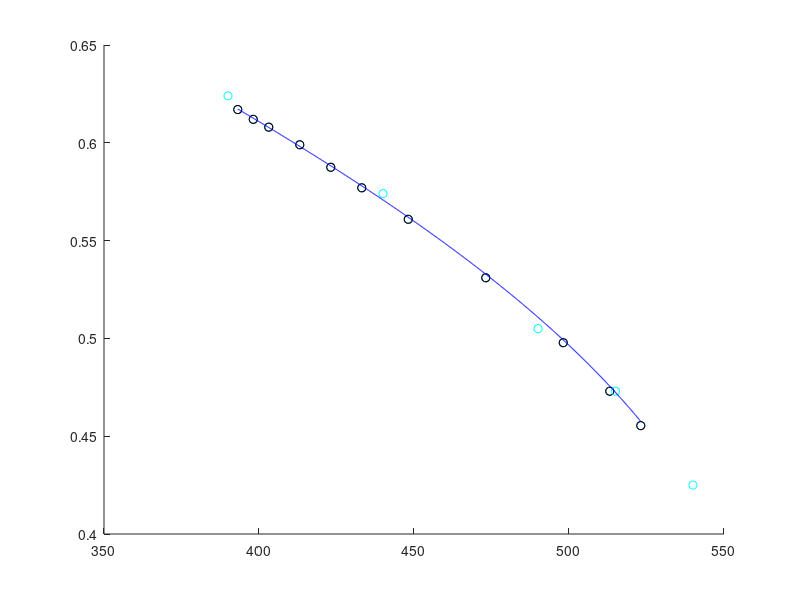

Source code (MATLAB): (Note: this script raises an error after producing the figure.)
clear

MW = 114.23;

DIPPR_exp = [0.616993928 0.611990719 0.607992721 0.598991513 0.587488701 0.589990306 0.57999531 0.5769911 0.568995104 0.560896302 0.557994897 0.54598948 0.531288269 0.533995485 0.530991275 0.511995072 0.508990862 0.497796467 0.494997869 0.478994453 0.472997456 0.455394841 0.45999825 0.437997837 0.410994215]; 
Temp_exp = [393.15 398.15 403.15 413.15 423.15 423.15 433.15 433.15 443.15 448.15 453.15 463.15 473.15 473.15 473.15 483.15 493.15 498.15 503.15 513.15 513.15 523.15 523.15 533.15 543.15]; 
Temp_TRC = [393.15 403.15 413.15 423.15 433.15 443.15 453.15 463.15 473.15 483.15 493.15 503.15 513.15 523.15 533.15 543.15];
TRC = [0.616993928	0.607615766	0.597997725	0.588094112	0.5777907	0.567190293	0.555995898	0.544287475	0.531893681	0.518688864	0.504490259	0.489297865	0.474493849	0.455988829	0.434993627	0.407990005];
Temp_acc = [393.15 398.15 403.15 413.15 423.15 433.15 448.15 473.15 498.15 513.15 523.15 543.15];
LDN_acc = [0.616993928 0.611990719 0.607992721 0.598991513 0.587488701 0.5769911 0.560896302 0.530991275 0.497796467 0.472997456 0.455394841 0.410994215];

Temp_sim = [390 440 490 515 540];
TraPPE = [0.624 0.574 0.505 0.473 0.425];

DIPPR_TC = 569;
beta = 0.32;

n_sim = length(Temp_sim);

% DIPPR_exp = DIPPR_exp(Temp_exp<535);
% Temp_exp = Temp_exp(Temp_exp<535);
% DIPPR_exp = DIPPR_exp(Temp_exp~=483.15);
% Temp_exp = Temp_exp(Temp_exp~=483.15);

% DIPPR_exp = TRC;
% Temp_exp = Temp_TRC;

% LDN_acc = [LDN_acc DIPPR_exp(length(DIPPR_exp)-1)];
% Temp_acc = [Temp_acc Temp_exp(length(Temp_exp)-1)];

DIPPR_exp = LDN_acc;
Temp_exp = Temp_acc;

DIPPR_exp = DIPPR_exp(Temp_exp<540);
Temp_exp = Temp_exp(Temp_exp<540);

hold
scatter(Temp_exp,DIPPR_exp)
hold

Parameters_C = [0.213240223 568.6487323 2.254331272 -1.285838279 0.584843942 -0.127688134]; % Fit to all the rho_L data

Funke_fit = Parameters_C;

Funke_hat = @(b,T) b(1) * exp(b(3)*(1-T/b(2)).^0.329 + b(4)*(1-T/b(2)).^(4/6)+b(5)*(1-T/b(2)).^(8/6) + b(6)*(1-T/b(2)).^(19/6));

LDN_Funke = @(T) Funke_hat(Funke_fit,T);

Temp_plot = linspace(min(Temp_exp),max(Temp_exp),1000);

LDN_Funke_exp = LDN_Funke(Temp_exp);
LDN_Funke_Sim = LDN_Funke(Temp_sim);

LDN_Funke_plot = LDN_Funke(Temp_plot);

SSE_Funke = sum((DIPPR_exp'-LDN_Funke_exp').^2); % Non-weighted approach

 p = 6;
 n = length(Temp_exp);
 
 sigma2_exp = SSE_Funke/(n-p);
 
 alpha = 0.95;

 RHS_Funke = SSE_Funke * (1 + (p/(n-p))*finv(alpha,p,n-p));
 
hold
scatter(Temp_exp,DIPPR_exp,'k')
% scatter(Temp_TRC,TRC,'r')
scatter(Temp_sim,TraPPE,'c')
plot(Temp_plot,LDN_Funke_plot,'b')
hold

Temp = Temp_sim;

% 100 randomly chosen locations with 8 replicates
epsilon_100 = [45.40884	45.37957	45.38616	45.37711	45.38838	45.35758	45.35996	45.34644	45.37518	45.37309	45.40273	45.35886	45.34655	45.40764	45.41076	45.38745	45.36350	45.38083	45.41063	45.40379	45.41809	45.33494	45.40000	45.41825	45.33462	45.41090	45.33233	45.34106	45.36191	45.43153	45.40245	45.43357	45.44398	45.33853	45.44771	45.40194	45.41017	45.41000	45.39398	45.34691	45.31803	45.34011	45.30529	45.32000	45.42571	45.37976	45.35507	45.44470	45.42523	45.34525	45.30643	45.44310	45.32341	45.42733	45.31954	45.41879	45.41837	45.43607	45.43248	45.41599	45.32500	45.43849	45.33600	45.34410	45.46526	45.46165	45.34519	45.29049	45.29342	45.36015	45.39076	45.33500	45.30967	45.34635	45.44215	45.48498	45.45997	45.37082	45.45517	45.46296	45.28905	45.36026	45.45241	45.41415	45.38994	45.41983	45.28029	45.41215	45.31000	45.29992	45.39155	45.28848	45.45845	45.47209	45.46198	45.38482	45.31029	45.28229	45.36676	45.44062];
sigma_100 = [3.972541	3.974855	3.973226	3.973240	3.974336	3.975679	3.977363	3.977071	3.976392	3.977034	3.973629	3.976570	3.975697	3.974492	3.973249	3.974983	3.975280	3.975974	3.973754	3.972930	3.974085	3.975507	3.977000	3.971767	3.977946	3.972021	3.977604	3.978225	3.974127	3.973269	3.971336	3.970519	3.970995	3.975328	3.971354	3.970861	3.971395	3.976000	3.971507	3.973799	3.978380	3.979455	3.978238	3.979500	3.971188	3.972613	3.978801	3.972032	3.975293	3.979073	3.977904	3.973738	3.977019	3.974975	3.976685	3.975156	3.976013	3.973636	3.970850	3.971042	3.979000	3.975800	3.973999	3.974121	3.969485	3.972277	3.980495	3.977055	3.980106	3.979788	3.977849	3.980000	3.975864	3.979963	3.974118	3.970191	3.969132	3.978782	3.972732	3.971327	3.980479	3.972262	3.968980	3.969873	3.970506	3.970308	3.980156	3.969299	3.979000	3.981346	3.970187	3.979473	3.973584	3.969331	3.970886	3.971184	3.980181	3.980611	3.971189	3.969111];

% The next 53 samples
epsilon_53 = [45.29073	45.30091	45.30504	45.31000	45.31024	45.31689	45.32000	45.32056	45.32194	45.32225	45.33022	45.33335	45.33860	45.34000	45.34324	45.34430	45.34499	45.35252	45.35267	45.35274	45.35347	45.35359	45.35524	45.35633	45.35991	45.36498	45.36735	45.36958	45.36970	45.37108	45.37109	45.37500	45.37543	45.37691	45.38000	45.39041	45.39079	45.39243	45.39262	45.40044	45.40525	45.41000	45.41567	45.41640	45.42500	45.42501	45.42646	45.42920	45.42953	45.44000	45.44027	45.44554	45.44609];
sigma_53 =[3.977785	3.975229	3.973450	3.974500	3.976516	3.971212	3.975000	3.973391	3.970486	3.971587	3.973818	3.971073	3.971643	3.972500	3.969242	3.976143	3.968128	3.971619	3.974684	3.973447	3.972909	3.970130	3.967745	3.968289	3.966879	3.969984	3.972463	3.969054	3.968175	3.973979	3.969812	3.966000	3.974642	3.972142	3.967000	3.973991	3.968126	3.969228	3.965046	3.967212	3.966481	3.968000	3.967047	3.966306	3.969000	3.965926	3.965445	3.967455	3.967980	3.967000	3.965003	3.968872	3.964125];

eps_ext = [45.37957	45.37711	45.35758	45.35996	45.37309	45.35886	45.34655	45.40764	45.41076	45.38745	45.36350	45.38083	45.41809	45.33494	45.33462	45.41090	45.34106	45.36191	45.40245	45.43357	45.33853	45.40194	45.41017	45.42571	45.32341	45.31954	45.43248	45.41599	45.30967	45.36026	45.41983	45.39155	45.38482	45.31000	45.31024	45.32000	45.32056	45.33022	45.33335	45.35274	45.35347	45.35359	45.36498	45.36958	45.39079	45.39243	45.40525	45.41640	45.42500	45.42920	45.42953	45.44554];
sig_ext = [3.974855	3.973240	3.975679	3.977363	3.977034	3.976570	3.975697	3.974492	3.973249	3.974983	3.975280	3.975974	3.974085	3.975507	3.977946	3.972021	3.978225	3.974127	3.971336	3.970519	3.975328	3.970861	3.971395	3.971188	3.977019	3.976685	3.970850	3.971042	3.975864	3.972262	3.970308	3.970187	3.971184	3.974500	3.976516	3.975000	3.973391	3.973818	3.971073	3.973447	3.972909	3.970130	3.969984	3.969054	3.968126	3.969228	3.966481	3.966306	3.969000	3.967455	3.967980	3.968872];

epsilon = [epsilon_100 epsilon_53];
sigma = [sigma_100 sigma_53];

epsilon_surrogate = 45.37697;
sigma_surrogate = 3.972273;

liq_total = zeros(length(Temp),length(sigma));
vap_total = liq_total;

liq_cat = zeros(1,length(sigma));
vap_cat = liq_cat;
Temp_cat = 0;
TRC_cat = 0;
replicates = 0;

for run = 1:9 % This averages together multiple runs to get the true estimate from GEMC
    
%     if run > 3 % Run 4 has some weird issue with the data analysis
%         
%         run = run + 1;
%                                
%     end
      
    All_data = dlmread(['Octane_ellipse_' int2str(run) '.txt']); % For the 9 ellipse
    
h = 1;

eps_data = All_data(:,(1+2*length(Temp)*(h-1)):(2*length(Temp)+2*length(Temp)*(h-1)));

octane_extended_data_analysis

[steps, temps] = size(eps_data);

temps = temps/2; % Since we only have half the columns (two per temp since one is liquid and one vapor)

steps = steps/length(sigma);

first_step = 1;
last_step = first_step + steps - 1;

for i = 1:length(sigma) % Cycles through all the different sigmas
    
    % Use this to investigate a single parameter set
     if i == 28
        
         pause(0)
         
     end
     
           
   for j = 1:temps
       
       swap = 0;
          
        for k = first_step:last_step
            
            dens_1 = eps_data(k,(2*j-1));
            dens_2 = eps_data(k,(2*j));
            
            if dens_1 >= dens_2  % This accounts for the possibility of identity swap between boxes
       
                if swap == 0
                
                    liq_dens(k,j) = dens_1;
                    vap_dens(k,j) = dens_2;
                                        
                end
                
                swap = 0;
        
            else
                
                if swap == 1
                
                    liq_dens(k,j) = dens_2;
                    vap_dens(k,j) = dens_1;
                                
                end
                
                swap = 1;
                
            end
            
        end
        
        equil_step = first_step + 2;
        
        repeat = true;
               
        while repeat == true
            
            if swap <= (equil_step)
                
               liq_sample = liq_dens(equil_step:last_step,j);
               liq_sample = liq_sample(liq_sample~=0);
                
               vap_sample = vap_dens(equil_step:last_step,j);
               vap_sample = vap_sample(vap_sample~=0);
                
               liq_ave(j,i) = mean(liq_sample);
               vap_ave(j,i) = mean(vap_sample);
                
               liq_std(j,i) = std(liq_sample);
               vap_std(j,i) = std(vap_sample);
%         
%                  liq_ave(j,i) = mean(liq_dens(equil_step:last_step,j));
%                  vap_ave(j,i) = mean(vap_dens(equil_step:last_step,j));
%          
%                  liq_std(j,i) = std(liq_dens(equil_step:last_step,j));
%                  vap_std(j,i) = std(vap_dens(equil_step:last_step,j));
                
                outlier = true;
                
                while outlier == true % Make sure to eliminate outliers
                    
                    outlier = false;
                    
                    liq_old = length(liq_sample);
                    vap_old = length(vap_sample);
                    
                    liq_sample = liq_sample(liq_sample <= liq_ave(j,i) + 3*liq_std(j,i));
                    liq_sample = liq_sample(liq_sample >= liq_ave(j,i) - 3*liq_std(j,i));
                    
                    vap_sample = vap_sample(vap_sample <= vap_ave(j,i) + 3*vap_std(j,i));
                    vap_sample = vap_sample(vap_sample >= vap_ave(j,i) - 3*vap_std(j,i));
                    
                    liq_new = length(liq_sample);
                    vap_new = length(vap_sample);
                    
                    if abs(liq_old - liq_new) > 0 || abs(vap_old - vap_new) > 0
                        
                        outlier = true;
                        
                    end
                    
                end
                    
%                     t = 1;
%                     tt = 1;
%                    
%                     for kk = equil_step:last_step
%                        
%                         if liq_dens(kk,j) <= liq_ave(j,i) + 3*liq_std(j,i) && liq_dens(kk,j) >= liq_ave(j,i) - 3*liq_std(j,i)
%                             
%                             liq_sample(t) = liq_dens(kk,j);
%                             
%                             t = t + 1;
%                             
%                         else
%                             
%                             outlier = true;
%                                                      
%                         end
%                         
%                         if vap_dens(kk,j) <= vap_ave(j,i) + 3*vap_std(j,i) && vap_dens(kk,j) >= vap_ave(j,i) - 3*vap_std(j,i)
%                             
%                             vap_sample(tt) = vap_dens(kk,j);
%                             
%                             tt = tt + 1;
%                             
%                         else
%                             
%                             outlier = true;
%                                                      
%                         end
%                         
%                     end
                    
                    liq_ave(j,i) = mean(liq_sample);
                    vap_ave(j,i) = mean(vap_sample);
                    
                    liq_std(j,i) = std(liq_sample);
                    vap_std(j,i) = std(vap_sample);

%                 clear liq_sample vap_sample
%                     
%                 end
        
        
                if liq_dens(equil_step,j) <= 0.9*liq_ave(j,i) ||  vap_dens(equil_step,j) >= 1.1*vap_ave(j,i)
        
            repeat = true;
            equil_step = equil_step + 1;
            
                else
            
            repeat = false;
        
                end
        
            else
                
                liq_swap = liq_dens(equil_step:swap-1,j);
                liq_swap = [liq_swap, liq_dens(swap+1:last_step,j)];
                vap_swap = vap_dens(equil_step:swap-1,j);
                vap_swap = [vap_swap, vap_dens(swap+1:last_step,j)];
                
                liq_ave(j,i) = mean(liq_swap);
                vap_ave(j,i) = mean(vap_swap);
        
                liq_std(j,i) = std(liq_swap);
                vap_std(j,i) = std(vap_swap);
        
        
                if liq_dens(equil_step,j) <= 0.9*liq_ave(j,i) ||  vap_dens(equil_step,j) >= 1.1*vap_ave(j,i)
        
            repeat = true;
            equil_step = equil_step + 1;
            
                else
            
            repeat = false;
        
                end
                
                
                
            end
        
        end
            
            
   end
    
   first_step = first_step + steps;
   last_step = first_step + steps - 1;
         
end     

% This is where I need to sum up the averages of replicates

liq_total = liq_total + liq_ave;
vap_total = vap_total + vap_ave;

liq_cat = [liq_cat; liq_ave];
vap_cat = [vap_cat; vap_ave];
Temp_cat = [Temp_cat, Temp];
TRC_cat = [TRC_cat, TRC];

replicates = replicates + 1;

end

% This just takes the average of the replicates
liq_ave_ave = liq_total / replicates;
vap_ave_ave = vap_total / replicates;

% This concatenates the replicates
liq_ave = liq_cat(2:end,:,:);
vap_ave = vap_cat(2:end,:,:);
Temp = Temp_cat(2:end);
TRC = TRC_cat(2:end);

% This shows the relationship between sigma, epsilon and rho_L
% 
% for j = 1:length(Temp_sim)
%     
%     X = ones(length(sigma),1);
%     X = [X, sigma'];
%     
% % figure
% 
% for h = 1:length(epsilon) % Span the different epsilons
%     
%     Y = liq_ave_ave(j,h,:);
%     Y = permute(Y,[3 2 1]);
%     
%     b_fit = (X'*X)\(X'*Y);
%     
%     Y_fit = X*b_fit;
%     
%     Y_sigma(j,h,:) = Y_fit;
%     
% %     hold
% %     scatter(sigma,Y)
% %     plot(sigma,Y_fit)
% %     title(Temp_sim(j))
% %     hold
%     
% end
% 
%     X = ones(length(epsilon),1);
%     X = [X, epsilon'];
%     
% % figure
% 
% for i = 1:length(sigma)
%     
%     Y = liq_ave_ave(j,:,i);
%     Y = permute(Y,[2 3 1]);
%     
%     Y_sig = Y_sigma(j,:,i);
%     Y_sig = permute(Y_sig,[2 3 1]);
%     
%     b_fit = (X'*X)\(X'*Y);
%     b_eps_sig = (X'*X)\(X'*Y_sig);
%     
%     Y_fit = X*b_fit;
%     Y_eps_sig = X*b_eps_sig;
%     
%     Y_epsilon(j,:,i) = Y_fit;
%     Y_epsilon_sigma(j,:,i) = Y_eps_sig;
%     
% %     hold
% %     scatter(epsilon,Y,'b')
% %     scatter(epsilon,Y_sig,'g')
% %     plot(epsilon,Y_fit,'b')
% %     plot(epsilon,Y_eps_sig,'g')
% %     title(Temp_sim(j))
% %     hold
%     
% end
% 
% end

% global_minimum_ethane % If you want to do an advanced smoothing approach to find the true minimum and parameter confidence region, do this one

% reduced_ethane

valid = ones(length(sigma),length(Temp));
valid95 = ones(length(sigma));

   beta_range = linspace(0.326,0.326,1); % Seeing what the beta effect is
       
for i = 1:length(sigma) % Cycles through all the different sigmas
       
       % Use this to investigate a single parameter set
     if epsilon(i) == 98.46 && sigma(i) == 3.7483
        
         pause(0)
                 
     end
     
     for j = 1:length(Temp_sim)
   
         for k = 1:replicates
             
            liq_sim(k) = liq_ave(j + (k-1)*n_sim,i);
        
         end
         
            std_sim(j,i) = std(liq_sim);
            error_95_sim(j,i) =  2.22814 * std_sim(j,i) / sqrt(replicates);
            per_error_95_sim(j,i) = error_95_sim(j,i) ./ liq_ave(j,i)' * 100;

     end
       
   for bb = 1:length(beta_range)
       
       beta = beta_range(bb);

   [TC(i), rhoc(i), A, b] = towhee_error_model(Temp,vap_ave(:,i)',liq_ave(:,i)',beta); % This uses my error model

%      [TC(i), rhoc(i), A,b] = towhee_rectilinear(Temp,vap_ave(:,i)',liq_ave(:,i)',vap_std(:,i)',liq_std(:,i)',beta); % This is the traditional way
     
%     [rhoc_fit(i), TC_fit(i), A, b] = fit_rho_L(Temp,liq_ave(:,i)',rhoc(i),TC(i),A,b,beta); % This just fits the rho_L data

%     [rhoc_fit(i), TC_fit(i), A, b, beta] = fit_rho_L_beta(Temp,liq_ave(:,i)',rhoc(i),TC(i),A,b,beta); % This just fits the rho_L data

%     [rhoc_fit(i), TC_fit(i), A, b] = weighted_fit_rho_L(Temp,liq_ave(:,i)',rhoc(i),TC(i),A,b,beta); % This just fits the rho_L data but with the weighting model
    
      [rhoc_fit(i), TC_fit(i), A, b] = weighted_fit_rho_L(Temp_sim,liq_ave_ave(:,i)',rhoc(i),TC(i),A,b,beta); % This just fits the rho_L data but with the weighting model
      
%       [rhoc_fit(i), TC_fit(i), A, b] = weighted_fit_rho_L(Temp_sim,Y_epsilon_sigma(:,i)',rhoc(i),TC(i),A,b,beta); % This fits the smoothed rho_L data with the weighting model

%     [b_Funke_fit] = weighted_fit_rho_L_Funke(Temp,liq_ave(:,i)',rhoc(i),TC(i));

%     TC_fit(i) = b_Funke_fit(2);
    
     liq_hat_exp(:,i) = rhoc_fit(i) + A.*(TC_fit(i)-Temp_exp) + b.*(TC_fit(i)-Temp_exp).^(beta);
     
     liq_hat_sim(:,i) = rhoc_fit(i) + A.*(TC_fit(i)-Temp_sim) + b.*(TC_fit(i)-Temp_sim).^(beta);
     
     liq_hat_plot(:,i) = rhoc_fit(i) + A.*(TC_fit(i)-Temp_plot) + b.*(TC_fit(i)-Temp_plot).^(beta);
     
%      liq_hat_Funke = @(T,b) b(1) .* exp(b(3) .* (1-T./b(2)).^(0.329) + b(4) .* (1-T./b(2)).^(4/6) + b(5) .* (1-T./b(2)).^(8/6) + b(6) .* (1-T./b(2)).^(19/6)); 

%      liq_hat(:,i) = liq_hat_Funke(Temp_exp,b_Funke_fit);
     
     liq_dev(:,i) = (rhoc_fit(i) + A.*(TC_fit(i)-Temp_sim) + b.*(TC_fit(i)-Temp_sim).^(beta)) - liq_ave_ave(:,i)';
     
%      liq_dev(:,i) = liq_hat_Funke(Temp,b_Funke_fit) - liq_ave(:,i)';

     SSE_dev(i) = sum(liq_dev(:,i).^2);
          
     RMS_dev(i) = sqrt(SSE_dev(i)/n_sim);

     per_dev(:,i) = liq_dev(:,i) ./ liq_ave_ave(:,i) * 100;
     
     error_hat = (8.27*10^(-4))+ (837*10^(-14))*exp(20.98*(Temp/DIPPR_TC));
     
     if TC_fit(i) > max(Temp_exp)
   
        SSE(i) = sum((DIPPR_exp'-liq_hat_exp(:,i)).^2); % Non-weighted approach
%         SSE(i) = sum((DIPPR_exp'-liq_ave(:,i)).^2); % Non-weighted approach, using the average of the replicates (only valid when using TRC correlation)
%         SSE(i) = sum(((DIPPR_exp'-liq_hat(:,i))./error_hat).^2); % Weighted approach

%         SSE(i) = SSE(i) - SSE_dev(i); % Trying to account for the lack of fit to simulation
         
     else
         
        SSE(i) = 100000000;
         
     end
     
%         SSE_sim(i) = sum((TRC(1:6)'-liq_ave_ave(:,i)).^2); % Non-weighted approach, using average of replicate values
%         SSE(i) = sum(((TRC'-liq_ave(:,i))./error_hat').^2); % Weighted approach, using all the replicate values
%         SSE(i) = sum(((TRC(1:6)'-liq_ave_ave(:,i))./std_sim(:,i)).^2); % Weighted approach, using average of replicate values and the  simulation estimate of error (problematic because the estimates of error are very sporadic)
        SSE_sim(i) = sum((LDN_Funke_Sim'-liq_ave_ave(:,i)).^2); % Non-weighted approach, using all the replicate values

        
     if bb == 1
               
                SSE_opt(i) = SSE(i);
                beta_opt(i) = beta;
                TC_opt(i) = TC(i);
                liq_opt(:,i) = liq_hat_exp(:,i);
                liq_opt_plot(:,i) = liq_hat_plot(:,i);
                
     elseif SSE(i) < SSE_opt(i)
            
                SSE_opt(i) = SSE(i);
                beta_opt(i) = beta;
                TC_opt(i) = TC(i);
                liq_opt(:,i) = liq_hat_exp(:,i);
                liq_opt_plot(:,i) = liq_hat_plot(:,i);

     end
     
%      for ii = 1:length(Temp)
%          
%          % This does multiple z-statistic tests to determine how many are accepted
%          
%          z_stat = 1.115; % 0.991 (0.95^1/6)
%          t_stat = 1.175; % 3.196
%      
%         if sqrt((liq_ave(ii,i) - TRC(ii))^2) >= (t_stat / sqrt(replicates) * error_hat(ii))
%         
%             valid(i,ii) = 0;            
%             valid95(i) = 0; % This is 0 if any of the 6 temperatures is not accepted
%          
%         end
%         
%      end
     
   end
   
 end


% This tests each point to see if the regression lands within the 95%
% confidence region according to rho_L regression of experimental data, but
% remember this was using the entire density range

% z = 1;
% 
% for h = 1:length(epsilon)
%     
%     for i = 1:length(sigma)
%         
%         % This uses the average value of the replicates
%         upper_diff = max(rho_L_max-liq_ave(:,i)');
%         lower_diff = max(liq_ave(:,i)' - rho_L_min);
%         
%         % This uses the regression
% %         upper_diff = min(rho_L_max-liq_opt(:,i)');
% %         lower_diff = min(liq_opt(:,i)' - rho_L_min);
%         
%         if upper_diff > 0 && lower_diff > 0
%             
%             hold
%             plot(Temp_exp',liq_opt(:,i)','g')
%             scatter(Temp,liq_ave(:,i)','g')
%             hold
%             acceptable(:,z) = [epsilon(i) sigma(i)];
%             TC_acceptable(z) = TC_opt(i);
%             z=z+1;
%         
%         end
%         
%     end
%     
% end

% Trying to automate the contours
    p = 2; % Not sure what this value really should be, depends on the method
    n = length(Temp_exp);
%     n = length(Temp); % If the replicates are considered the data

    sigma2_sim = SSE_dev/(n_sim-p);

    alpha = 0.95;
    
    SSE_opt_alt = SSE_opt - SSE_dev * n / (n_sim - p); % Trying to see if the model fit is part of the problem
    
    [SSE_sort, J] = sort(SSE_opt);
    
    eps_sort = epsilon(J);
    sig_sort = sigma(J);
    
    SSE_opt_alt_sort = SSE_opt_alt(J);

    [SSE_min, I] = min(SSE_opt);
    
    eps_opt = epsilon(I);
    sig_opt = sigma(I);
    opt = [eps_opt, sig_opt];
    
%     SSE_min = sort(SSE_sim); % This uses SSE_sim, not SSE_opt
%     SSE_min = SSE_min(1); % Just in case there is an anomaly
    
    % Sort(*) is the value that corresponds best to the surrogate model
    SSE_min = SSE_sort(7); % Just in case you don't want the best fit
    eps_opt = eps_sort(7);
    sig_opt = sig_sort(7);

%     SSE_min = SSE_opt_alt_sort(1); % Alternative attempt
    
    RHS = SSE_min * (1 + (p/(n-p))*finv(alpha,p,n-p));
    
    RHS_sort = SSE_sort * (1 + (p/(n-p))*finv(alpha,p,n-p));
    
%     RHS = 1.59*10^-6;
    
    RMS_opt = sqrt(SSE_opt/n);
    RMS_min = sqrt(SSE_min/n);
    RHS_RMS = sqrt(RHS/n);
    
    RMS_sim = sqrt(SSE_sim/n_sim);
    [RMS_sim_min, I] = min(RMS_sim);
        
    eps_opt_sim = epsilon(I);
    sig_opt_sim = sigma(I);
    opt_sim = [eps_opt_sim, sig_opt_sim];
    
    RMS_sim_min = sort(RMS_sim);
    RMS_sim_min = RMS_sim_min(2);
    
    RHS_RMS_sim = RMS_sim_min * sqrt(1 + (p/(n-p))*finv(alpha,p,n-p));
    
%     sigma2 = sigma2_exp + max(sigma2_sim);
%     sigma2 = sigma2_exp + (mean(mean(std_sim)))^2;
%     sigma2 = sigma2_exp + 0.0014^2; % This value is the average of the error model for rho_L
    sigma2 = sigma2_exp + SSE_min/(n-p);
    
    RHS_alt = sigma2 * (n + p * (finv(alpha,p,n-p)-1));
    
    RHS_alt_2 = SSE_min + sigma2*p*finv(alpha,p,n-p);
    
    RHS_alt_3 = SSE_Funke + sigma2*p*finv(alpha,p,n-p);
    
    z = 1;
    zz = 1;
           
for i = 1:length(sigma)

%         if valid95(i) == 1 
        if  SSE_opt(h,i) <= RHS % SSE_opt(h,i) <= SSE_sort(30) %SSE_opt(h,i) <= RHS %RMS_sim(h,i) <= RHS_RMS_sim % SSE_opt(h,i) <= RHS_alt
            hold
            plot(Temp_plot',liq_opt_plot(:,i)','g')
            scatter(Temp(1:5),liq_ave_ave(:,i)','g')
            hold
            acceptable(:,z) = [epsilon(i) sigma(i)];
            TC_acceptable(z) = TC_opt(i);
            z=z+1;
%             hold
% %             scatter(Temp_sim,liq_dev(1:n_sim,i)','r')
%             scatter(Temp_sim,per_dev(1:n_sim,i)','r')
% %             plot(Temp_sim,std_sim(:,i))
% %             plot(Temp_sim,-std_sim(:,i))
%             plot(Temp_sim,per_error_95_sim(:,i),'g')
%             plot(Temp_sim,-per_error_95_sim(:,i),'g')
%             xlabel('Temperature (K)')
%             ylabel('Percent Deviation')
%             hold

        else
            
            not_acceptable(:,zz) = [epsilon(i) sigma(i)];
            TC_not_acceptable(zz) = TC_opt(i);
            hold
            plot(Temp_plot',liq_opt_plot(:,i)','r')
            scatter(Temp(1:5),liq_ave_ave(:,i)','r')
            hold
            
            zz = zz+1;
            
        end
        
%         scatter(Temp_sim,std_sim(:,i))
    
end

error_hat_sim = (8.27*10^(-4))+ (837*10^(-14))*exp(20.98*(Temp_sim/DIPPR_TC));

% hold
% plot(Temp_sim,error_hat_sim)
% hold

error_95 = 1.96 * error_hat_sim / sqrt(replicates);
per_error_95 = error_95 ./ liq_ave(1:n_sim,I)' * 100;

% hold
% plot(Temp_sim,per_error_95,'g')
% plot(Temp_sim,-per_error_95,'g')
% xlabel('Temperature (K)')
% ylabel('Percent Deviation')
% hold

%  sigma2 = 9.371*10^-10;
%  sigma2 = mean(error_hat)^2;
%  RHS_data = sigma2 * (n + p * (finv(0.95,p,n-p)-1)); % No 0.95^p because I want the true 95%

% figure
% contour(sigma,epsilon,RMS_opt)

% figure
% contour(sigma,epsilon,TC_opt)

% figure
% contour(sigma,epsilon,beta_opt)

% figure
% contour(sigma,epsilon,valid95)

% figure
% subplot(3,2,1)
% contour(sigma,epsilon,valid(:,:,1))
% subplot(3,2,2)
% contour(sigma,epsilon,valid(:,:,2))
% subplot(3,2,3)
% contour(sigma,epsilon,valid(:,:,3))
% subplot(3,2,4)
% contour(sigma,epsilon,valid(:,:,4))
% subplot(3,2,5)
% contour(sigma,epsilon,valid(:,:,5))
% subplot(3,2,6)
% contour(sigma,epsilon,valid(:,:,6))

figure
hold
scatter(acceptable(2,:),acceptable(1,:),'b')
scatter(not_acceptable(2,:),not_acceptable(1,:),'r')
scatter(sig_opt,eps_opt,'k')
scatter(sigma_surrogate,epsilon_surrogate,'p')
hold

figure
hold
plot(sort(SSE_opt),'b')
plot(RHS_alt*SSE_opt./SSE_opt,'r')
plot(RHS_alt_2*SSE_opt./SSE_opt,'g')
plot(RHS_alt_3*SSE_opt./SSE_opt,'c')
plot(RHS*SSE_opt./SSE_opt,'k')
plot(RHS_sort,'m')
hold

% figure
% hold
% scatter(sigma,epsilon,'k')
% scatter(sigma_surrogate,epsilon_surrogate,'p')
% for i = 1:length(sig_sort)
%     scatter(sig_sort(1:i),eps_sort(1:i),'r')
%     pause(1)
%     i
% end
